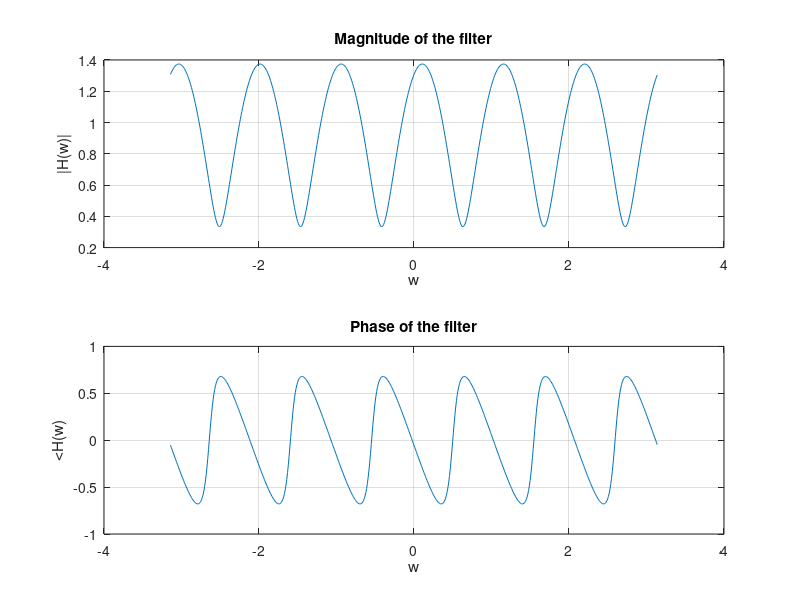

Here is the MATLAB script that generated this plot:
1;
% Tecnologico de Costa Rica
% Escuela de Ingenieria Electronica
% El-5805 Procesamiento Digital de Señales

% This Octave File solves the
% problems given for the Course
% Digital Signal Processing

% Define a function called grapher, this
% functions lets generate a graph of a
% signal
% This function reveices a graph set up, as follow:
% ROWS : integer
% COLUMNS : integer
% POSITION : integer
% GRAPH TITLE : string
% X AXIS TITLE : string
% Y AXIS TITLE : string
% SIGNAL : vector
function grapherContinuos = grapherContinuos(rows, columns, position, graph_title, x_axis, y_axis, domain, signal)
    ws = subplot(rows,columns,position);
    plot(domain, signal);
    grid(ws, 'on');
    title(graph_title);
    xlabel(x_axis);
    ylabel(y_axis);
end

% Windows Title
figure('name', 'Exercise #8 - Digital Signal Processing');

% Core
% Lets set the domain
w = -pi:0.01:pi;
w_0 = pi/5;
f = -1*w_0;
T = 0.5;
L = 6;
P = (w-T)*L;
a = 0.0001;

real1 = 1 + f*cos(P);
imaginary1 = f*sin(P);
real2 = 1 - a*cos(P);
imaginary2 = a*sin(P);

magnitude1 = sqrt( pow2(real1,2) + pow2(imaginary1,2));
magnitude2 = sqrt( pow2(real2,2) + pow2(imaginary2,2));
magnitude = magnitude1./magnitude2;

phase = atan2(real1,imaginary1) - atan2(real2,imaginary2);


% Graph
ROWS = 2;
COLUMNS = 1;
x_axis_label = 'w';

graph_title = 'Magnitude of the filter';
y_axis_label = '|H(w)|';
grapherContinuos(ROWS, COLUMNS, 1, graph_title, x_axis_label, y_axis_label,w,magnitude);

graph_title = 'Phase of the filter';
y_axis_label = '<H(w)';
grapherContinuos(ROWS, COLUMNS, 2, graph_title, x_axis_label, y_axis_label,w,phase);